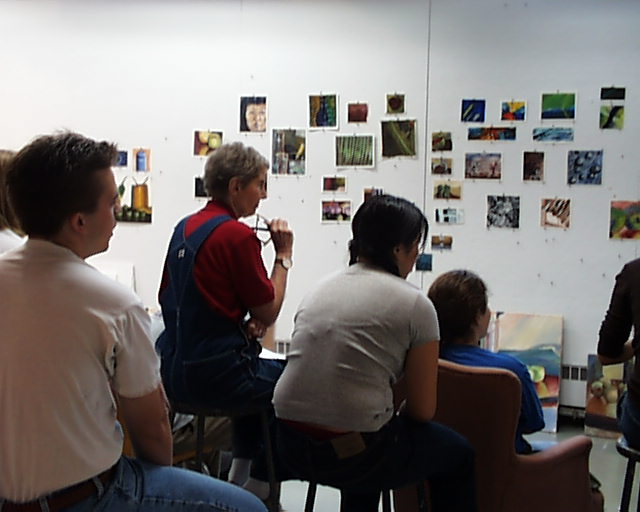
#> input picture olympus/pic.0003.jpg, 640 x 512 px; its folder holds only this picture in this run
$ python -i utils.py   (imports and definitions only)   (older library calls are emulated)
#> lines starting #> are read from the running program, lines starting #| are printed output that depends on the picture
import os
import cv2
import numpy as np
import pandas as pd

# IMAGE FILE/FOLDER FUNCTIONS

IMG_EXTS = ('.jpg', '.jpeg', '.png', '.bmp', '.tiff', '.tif')

# [111 lines left out: functions sortImagesByName, loadImagesFromFolder, loadEmbeddingsFromFolder, tiny, center_patch, rg_hist and 2 more, not called in this run]

# HSV Histogram Feature
def hsv_hist(img, bins=8):
    """
    Computes a 3D histogram of the H, S, and V channels of the image into a single feature vector.
    """
    hsv_img = cv2.cvtColor(img, cv2.COLOR_BGR2HSV).astype(np.int32)
    h = hsv_img[:, :, 0] * bins // 180  # Normalize H channel to [0, bins)
    s = hsv_img[:, :, 1] * bins // 256  # Normalize S channel to [0, bins)
    v = hsv_img[:, :, 2] * bins // 256  # Normalize V channel to [0, bins)
    q = (h * bins * bins + s * bins + v).reshape(-1, 1)

    hist = np.bincount(q[:, 0], minlength=bins**3).astype(np.float32)

    total = np.sum(hist)
    if total > 0:
        hist = hist / total  # Normalize histogram to sum to 1

    return hist

# Texture Feature
def sobel_hist(img, bins=16):
    """
    Computes a histogram of the Sobel gradient magnitudes of the image.
    """
    gray = cv2.cvtColor(img, cv2.COLOR_BGR2GRAY).astype(np.float32)
    sobelx = cv2.Sobel(gray, cv2.CV_32F, 1, 0, ksize=3)
    sobely = cv2.Sobel(gray, cv2.CV_32F, 0, 1, ksize=3)
    magnitude = np.sqrt(sobelx * sobelx + sobely * sobely).astype(np.float32)

    hist = np.histogram(magnitude, bins=bins, range=(0, 1443))[0].astype(np.float32)

    total = np.sum(hist)
    if total > 0:
        hist = hist / total  # Normalize histogram to sum to 1

    return hist

# Combining the hsv_hist and sobel_hist features into a single feature vector
def color_feature(img):
    """
    Combines HSV histogram and Sobel histogram features into a single feature vector.
    """
    hsv = hsv_hist(img)
    sobel = sobel_hist(img)
    return np.concatenate([hsv, sobel])


# [45 lines left out: functions center_weighted_hs, edge_orient_hist, not called in this run]

FEATURES = {"tiny": tiny, "baseline": center_patch, "rghist": rg_hist, "multihist": multi_hist, "colortext": color_feature}


# DISTANCE FUNCTIONS

# SSD (Sum of Squared Differences) distance between a query and database features
# [6 lines left out: function ssd, not called in this run]

# Histogram intersection distance: 0 means identical. Used for RG histogram matching
def intersect(q, db):
    """Histogram intersection distance: 0 means identical."""
    return 1.0 - np.minimum(db, q).sum(axis=1)

# Multi-histogram distance: 0 means identical. Used in multi_hist feature matching
# [43 lines left out: functions multi_dist, color_texture_dist, cosine_distance, not called in this run]


# =============================================================================
# CUSTOM DESIGN: SHOE RETRIEVER
# Feature row = [512 embedding | 256 centre-weighted colour | 12 edge orientation]
# Distance = weighted sum of three separate distances, each between 0 and 1.
# =============================================================================

EMB_LEN = 512
COLOR_LEN = 256
EDGE_LEN = 12


# --- Classic part of the shoe feature (computed from the image) --------------
def shoe_classic(img):
    """Centre-weighted H-S histogram plus edge-orientation histogram (268 values)."""
    return np.concatenate([center_weighted_hs(img), edge_orient_hist(img)])


# --- Distance: embedding + colour + edge, combined with weights --------------
# [16 lines left out: function shoe_dist, not called in this run]

DISTANCES = {"ssd": ssd, "intersect": intersect, "multi": multi_dist, "colortext": color_texture_dist, "cosine": cosine_distance, "shoe": shoe_dist}


# DISPLAY FUNCTIONS

# [28 lines left out: functions rank, tile, not called in this run]

def row(tiles):
    return cv2.hconcat(tiles)

# [4 lines left out: function stack_rows, not called in this run]

>>> import cv2
>>> picture = cv2.imread('olympus/pic.0003.jpg')
#> picture is the input picture: shape (512, 640, 3); mean B, G, R 115.8, 117.1, 121.7
>>> result = color_feature(picture)
#> in hsv_hist, `hsv_img = cv2.cvtColor(img, cv2.COLOR_BGR2HSV).astype(np.int32)`:
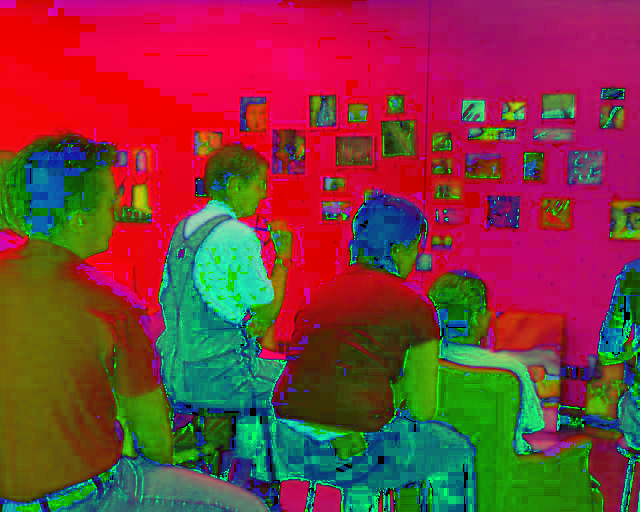
#> hsv_img: shape (512, 640, 3) int32; mean B, G, R 60.4, 60.4, 125.9
#> in hsv_hist, `h = hsv_img[:, :, 0] * bins // 180`:
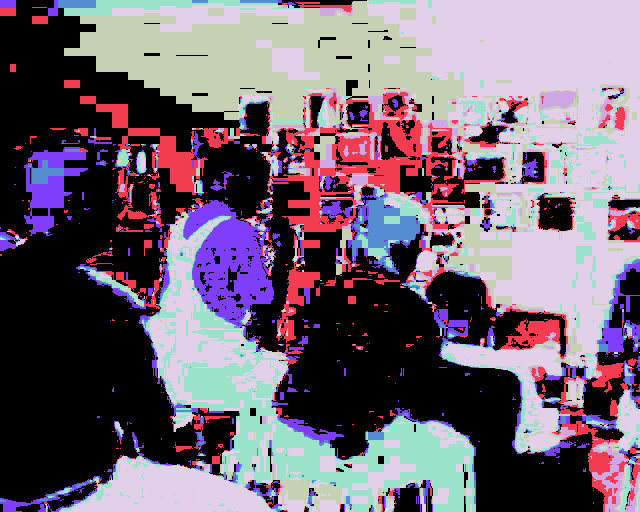
#> h: shape (512, 640) int32; 8 distinct labels, from 0 to 7; one colour per label, 0 black
#> in hsv_hist, `s = hsv_img[:, :, 1] * bins // 256`:
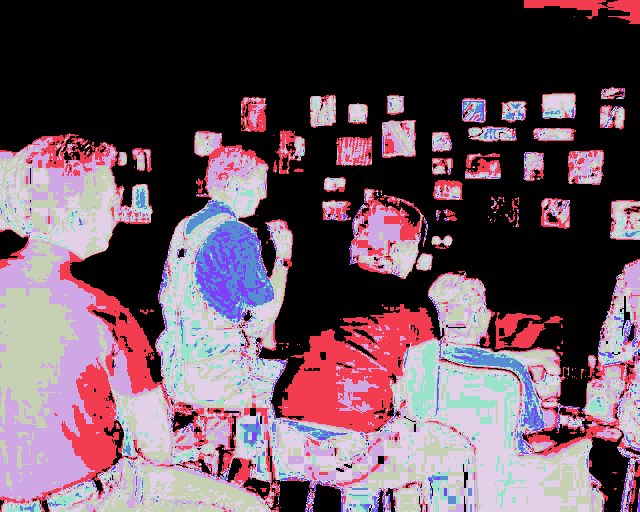
#> s: shape (512, 640) int32; 8 distinct labels, from 0 to 7; one colour per label, 0 black
#> in hsv_hist, `v = hsv_img[:, :, 2] * bins // 256`:
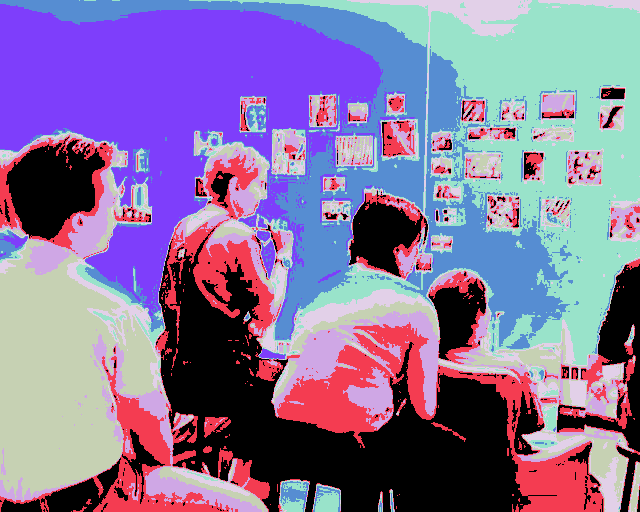
#> v: shape (512, 640) int32; 8 distinct labels, from 0 to 7; one colour per label, 0 black
#> in hsv_hist, `hist = np.bincount(q[:, 0], minlength=bins**3).astype(np.float32)`: hist = 512 values, max 29422 at index 261, min 0 at index 55, mean 640
#> in hsv_hist, `total = np.sum(hist)`: total = 327680
#> in hsv_hist, `hist = hist / total`: hist = 512 values, max 0.0898 at index 261, min 0 at index 55, mean 0.00195
#> in color_feature, `hsv = hsv_hist(img)`: hsv has the same summary as hist in hsv_hist
#> in sobel_hist, `gray = cv2.cvtColor(img, cv2.COLOR_BGR2GRAY).astype(np.float32)`:
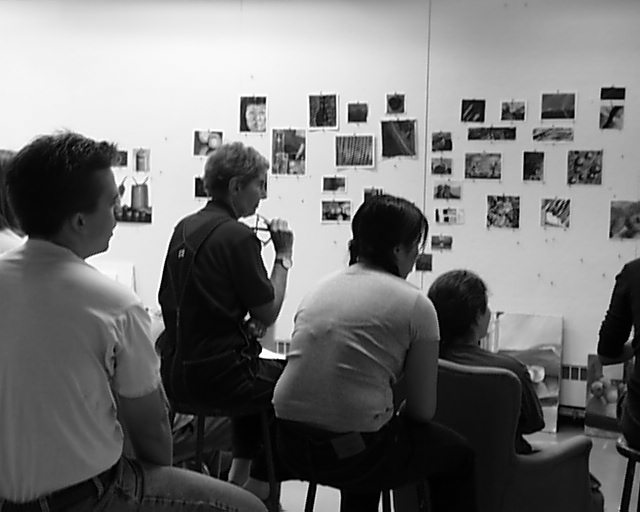
#> gray: shape (512, 640) float32; min 0, max 255, mean 118.3
#> in sobel_hist, `sobely = cv2.Sobel(gray, cv2.CV_32F, 0, 1, ksize=3)`:
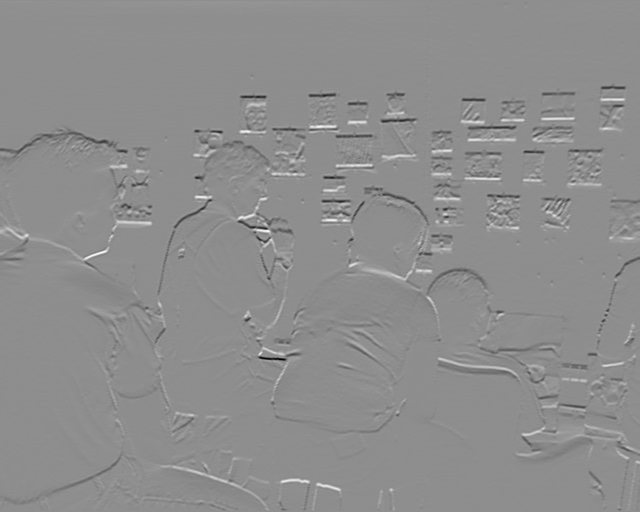
#> sobely: shape (512, 640) float32; min -1010, max 802, mean -2; drawn with min black and max white
#> in sobel_hist, `magnitude = np.sqrt(sobelx * sobelx + sobely * sobely).astype(np.float..`:
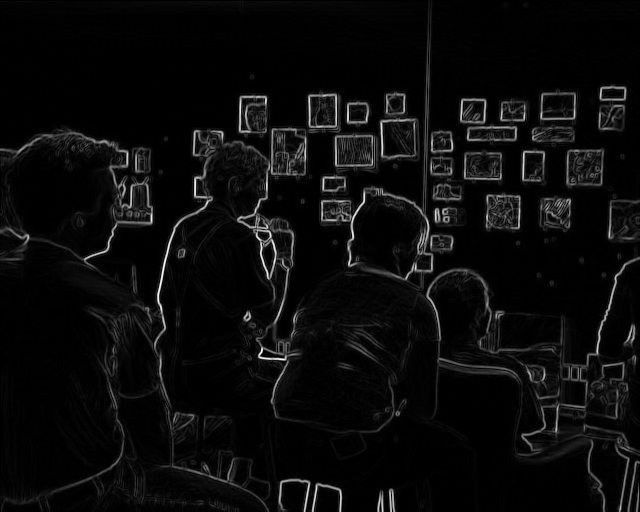
#> magnitude: shape (512, 640) float32; min 0, max 1024, mean 46.7; drawn with min black and max white
#> in sobel_hist, `hist = np.histogram(magnitude, bins=bins, range=(0, 1443))[0].astype(n..`: hist = [284097, 20777, 8871, 5040, 3251, 2281, 1470, 857, 564, 315, 134, 23, 0, 0, 0, 0]
#> in sobel_hist, `total = np.sum(hist)`: total = 327680
#> in sobel_hist, `hist = hist / total`: hist = [0.867, 0.0634, 0.0271, 0.0154, 0.00992, 0.00696, 0.00449, 0.00262, 0.00172, 0.000961, 0.000409, 7.02e-05, 0, 0, 0, 0]
#> in color_feature, `sobel = sobel_hist(img)`: sobel has the same summary as hist in sobel_hist
#> result = 528 values, max 0.867 at index 512, min 0 at index 55, mean 0.00379

$ run again, on olympus/pic.0022.jpg
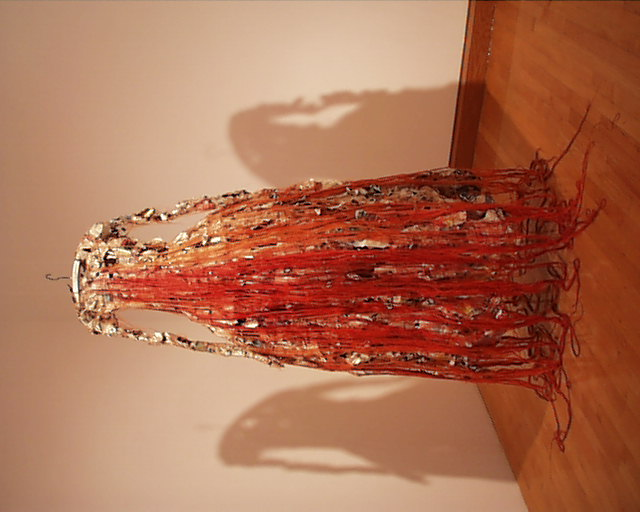
#> input picture olympus/pic.0022.jpg, 640 x 512 px
#> picture is the input picture: shape (512, 640, 3); mean B, G, R 83.1, 111.3, 173.4
#> h: shape (512, 640) int32; 8 distinct labels, from 0 to 7
#> s: shape (512, 640) int32; 8 distinct labels, from 0 to 7
#> in hsv_hist, `v = hsv_img[:, :, 2] * bins // 256`:
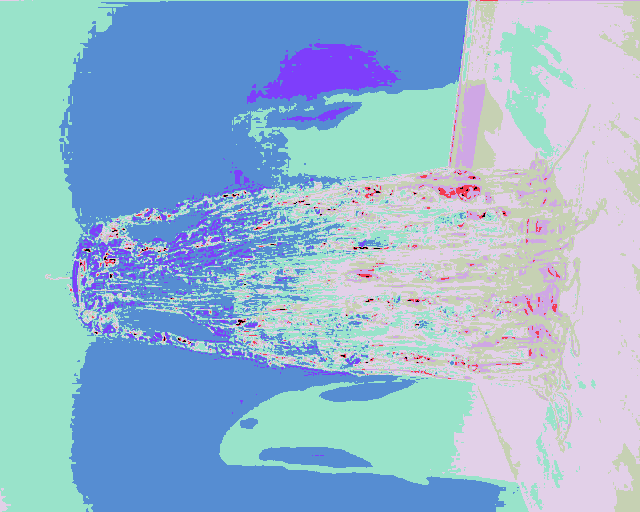
#> v: shape (512, 640) int32; 8 distinct labels, from 0 to 7; one colour per label, 0 black
#> in hsv_hist, `hist = np.bincount(q[:, 0], minlength=bins**3).astype(np.float32)`: hist = 512 values, max 83163 at index 22, min 0 at index 1, mean 640
#> in hsv_hist, `total = np.sum(hist)`: total = 327680
#> in hsv_hist, `hist = hist / total`: hist = 512 values, max 0.254 at index 22, min 0 at index 1, mean 0.00195
#> hsv has the same summary as hist in hsv_hist
#> in sobel_hist, `magnitude = np.sqrt(sobelx * sobelx + sobely * sobely).astype(np.float..`:
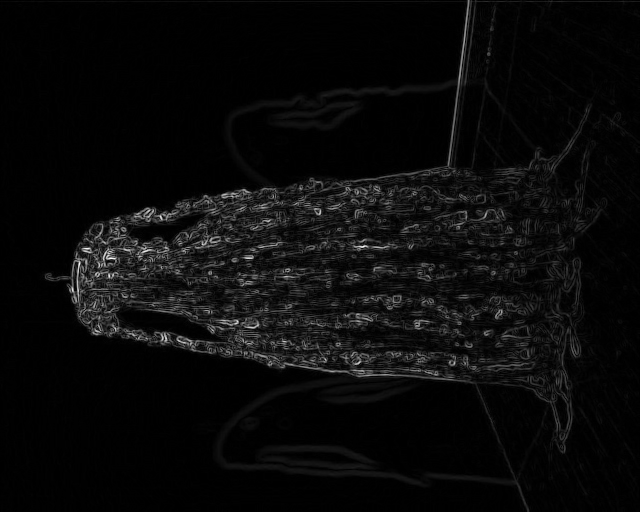
#> magnitude: shape (512, 640) float32; min 0, max 943.5, mean 39.1; drawn with min black and max white
#> in sobel_hist, `hist = np.histogram(magnitude, bins=bins, range=(0, 1443))[0].astype(n..`: hist = [283579, 25898, 10421, 4374, 1937, 906, 337, 137, 66, 17, 8, 0, 0, 0, 0, 0]
#> in sobel_hist, `total = np.sum(hist)`: total = 327680
#> in sobel_hist, `hist = hist / total`: hist = [0.865, 0.079, 0.0318, 0.0133, 0.00591, 0.00276, 0.00103, 0.000418, 0.000201, 5.19e-05, 2.44e-05, 0, 0, 0, 0, 0]
#> sobel has the same summary as hist in sobel_hist
#> result = 528 values, max 0.865 at index 512, min 0 at index 1, mean 0.00379
